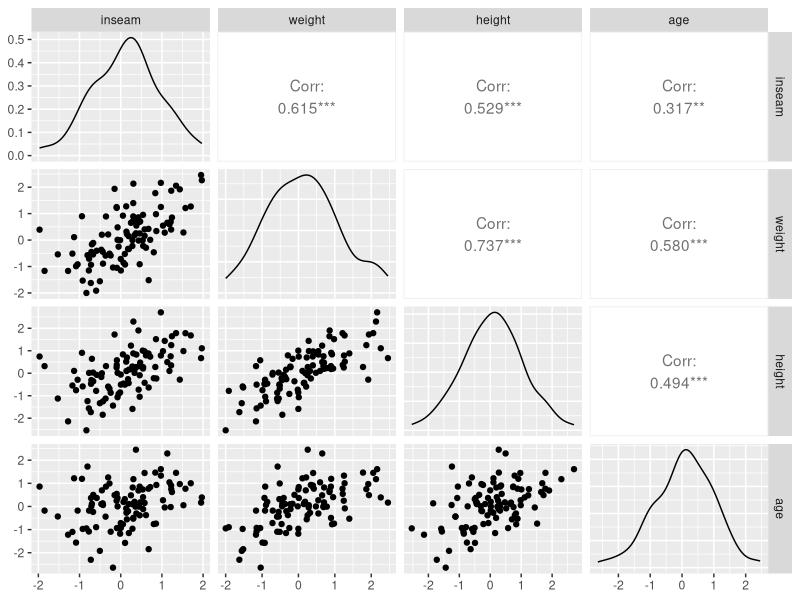
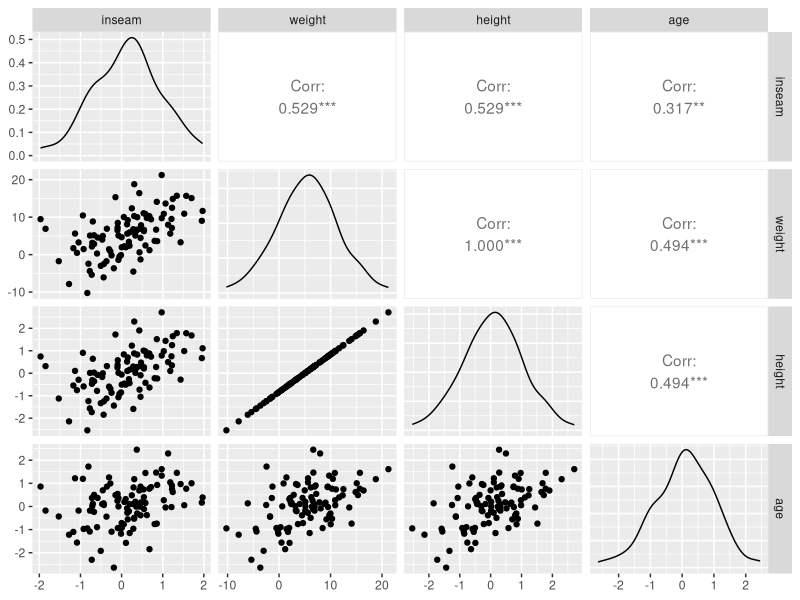

Recreate these plots in R, in order. (Note: this script raises an error after producing the figures.)
## ---- chunk 1
knitr::opts_chunk$set(
  echo = TRUE,
  message = FALSE,
  warning = FALSE,
  fig.width = 16/2,
  fig.height = 9/2
)

library(tidyverse)
library(broom)
library(GGally)
library(modelr)
## ---- chunk 2
toy_data <- read_csv("toy_example.csv")
n <- nrow(toy_data)
## ---- chunk 3
model_formula <- "inseam ~ weight + height + age" %>% 
  as.formula()
## ---- chunk 4
ggpairs(toy_data)
## ---- chunk 5
# Convert the three predictor variables from data frame to matrix
X1 <- toy_data %>% 
  select(weight, height, age) %>% 
  as.matrix()

# Make the first column of X1 a column of 1's for the intercept
X1 <- cbind(rep(1, times = n), X1)

# Preview top 5 rows of 100
head(X1, n = 5)
## ---- chunk 6
toy_data %>% 
  modelr::model_matrix(model_formula, data = .) %>% 
  head(n = 5)
## ---- chunk 7
# Set outcome variable as vector
y <- toy_data$inseam
## ---- chunk 8
# Take the transpose of X and matrix multiply it by X
t(X1) %*% X1

# Note this is a square matrix where ncol = nrow
dim(t(X1) %*% X1)

# Take the above square matrix and invert it
solve(t(X1) %*% X1) 
## ---- chunk 9
# Take the transpose of X and matrix multiply it by y
t(X1) %*% y

# Note the dimension
dim(t(X1) %*% y)
## ---- chunk 10
solve(t(X1) %*% X1) %*% (t(X1) %*% y)
## ---- chunk 11
model_lm <- lm(model_formula, data = toy_data)
summary(model_lm)
## ---- chunk 12
toy_data <- toy_data %>% 
  mutate(weight = 5 + 6*height)

ggpairs(toy_data)
## ---- chunk 13
X2 <- toy_data %>% 
  select(weight, height, age) %>% 
  as.matrix()

# Add a column of 1's for the intercept
X2 <- cbind(rep(1, times = n), X2)
head(X2)
## ---- chunk 14
solve(t(X2) %*% X2) %*% (t(X2) %*% y)
## ---- chunk 15
model_lm <- lm(model_formula, data = toy_data)
summary(model_lm)
## ---- chunk 16
det(t(X1) %*% X1)
det(t(X2) %*% X2)
## ---- chunk 17
eigen(t(X1) %*% X1)$values %>% round(5)
eigen(t(X2) %*% X2)$values %>% round(5)
